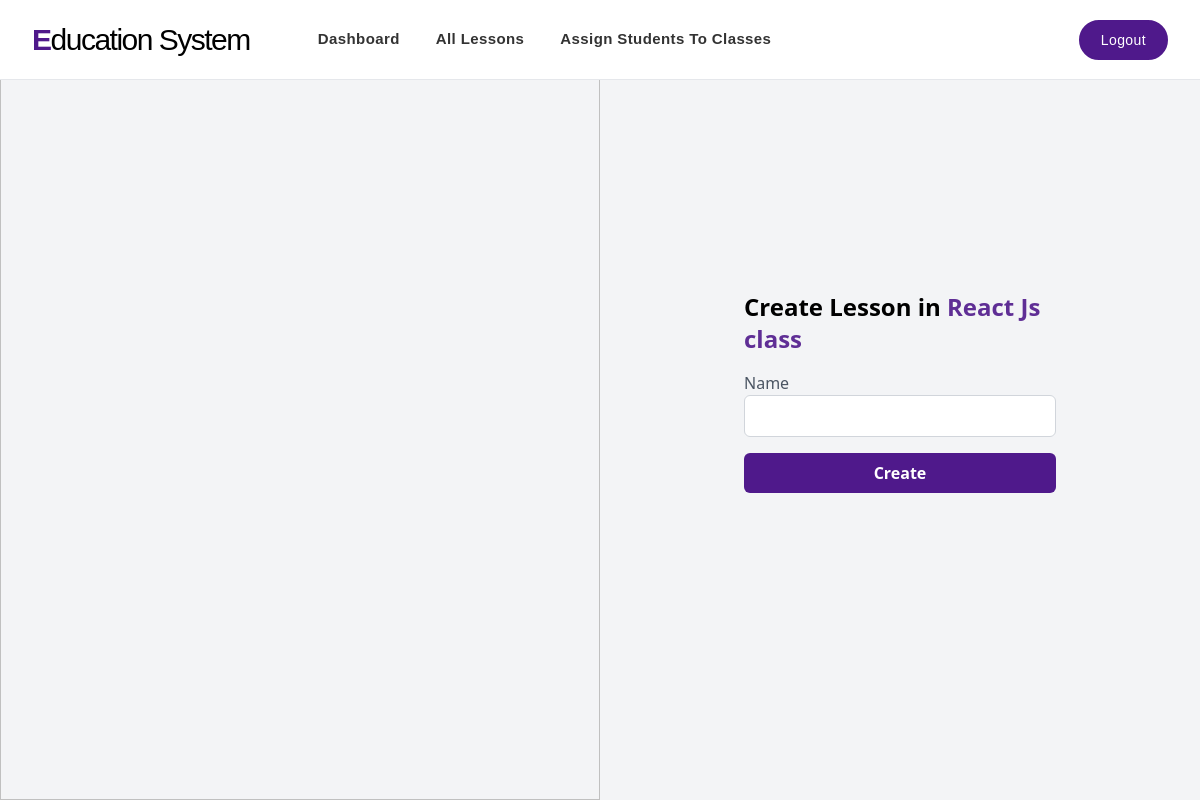
Before: /teacher/create_lesson/1/ (signed in) with the older database file.
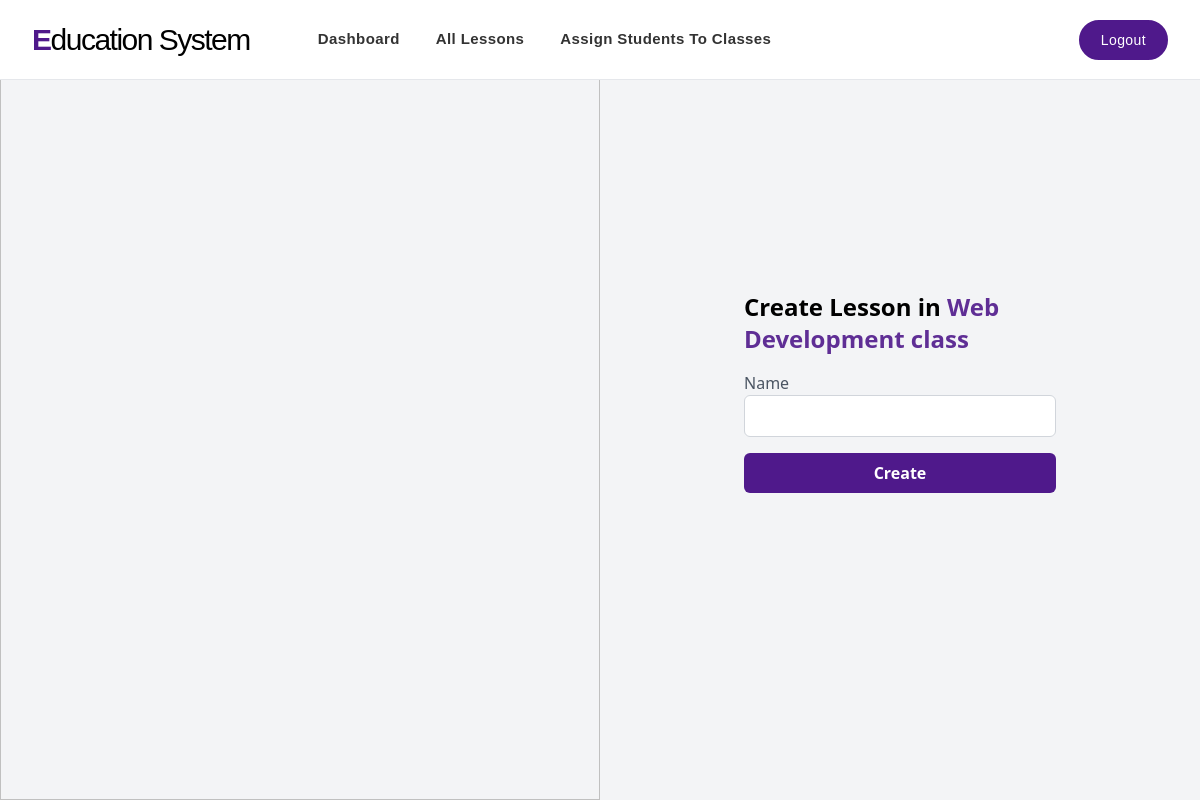
After: the same page with the newer database file.
### teacher/models.py (models this page shows, shortened)
class Class(models.Model):
    name                        = models.CharField(max_length=255)
    teacher_id                  = models.ForeignKey(CustomUser, on_delete=models.CASCADE)

### teacher/decorators.py (the view)
        @user_passes_test(lambda u: u.is_authenticated and u.role == role, login_url='/login/')
        def _wrapped_view(request, *args, **kwargs):
            if request.user.is_authenticated and request.user.role == role:
                return view_func(request, *args, **kwargs)
            else:
                return redirect('/dashboard/')

### teacher/views.py (called while the page is built, shortened)
@role_required('teacher')
def create_lesson_in_class(request, class_id):
    selected_class = Class.objects.get(id=class_id)
    context = {'class': selected_class}
    return render(request, "teacher/create_lesson_in_class.html", context)

### teacher/templates/teacher/create_lesson_in_class.html (shortened to what this page needs)
{% extends 'base.html' %}
{% block content %}
<div class="bg-gray-100 flex justify-center items-center h-screen">
    <div class="w-1/2 h-screen hidden lg:block">
        <img src="https://img.freepik.com/free-vector/e-learning-education-illustration_1284-32925.jpg?t=st=1722970366~exp=1722973966~hmac=226b29b25d9d27b0641b343f9d92e593feabd180e8f6d40a87961467afcdca64&w=740"
            alt="Placeholder Image" class="object-cover w-full h-full">
    </div>
    <div class="lg:p-36 md:p-52 sm:20 p-8 w-full lg:w-1/2">
        <h1 class="text-2xl font-semibold mb-4">Create Lesson in <span class="text-[#5F2E95]">{{class.name}} class</span></h1>
        <form method="post" enctype="multipart/form-data">
            <div class="mb-4">
                <label for="name" class="block text-gray-600">Name</label>
                <input type="name" id="name" name="name" autofocus required
                    class="w-full border border-gray-300 rounded-md py-2 px-3 focus:outline-none focus:border-[#4F198B]"
                    autocomplete="on">
            </div>
            <button type="submit"
                class="bg-[#4F198B] hover:opacity-90 text-white font-semibold rounded-md py-2 px-4 w-full">Create</button>
        </form>
    </div>
</div>
{% endblock %}

Changed rows visible on the page:
changed Class: name "React Js" → "Web Development"
